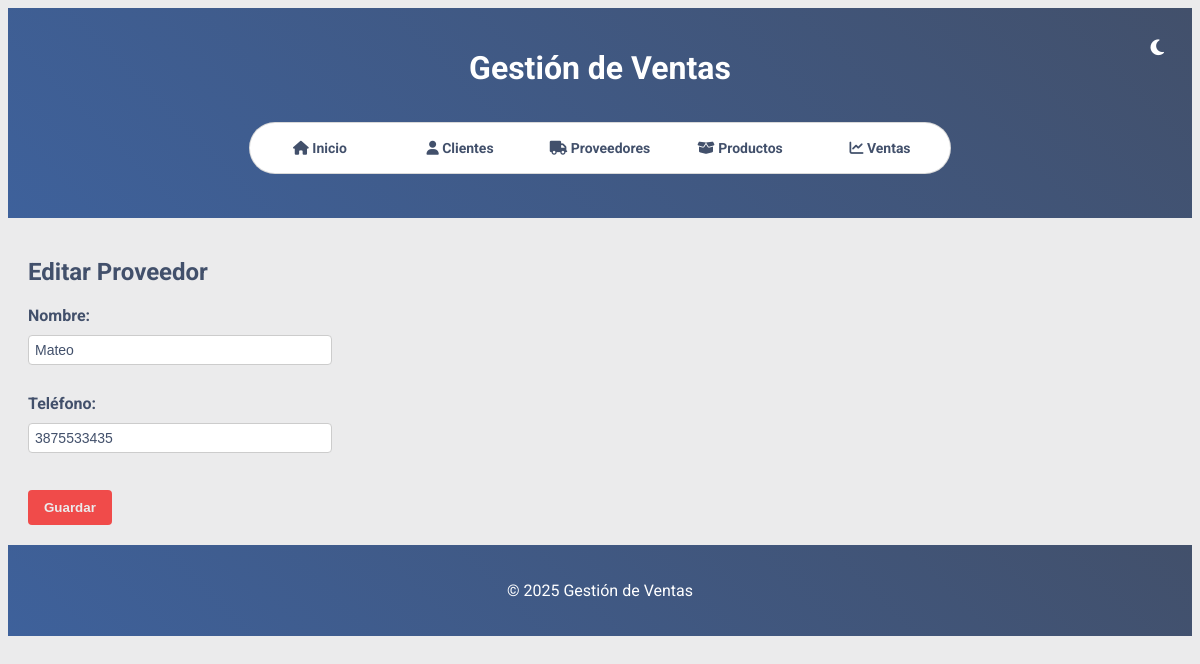
The app's page /proveedores/editar/1, older data.
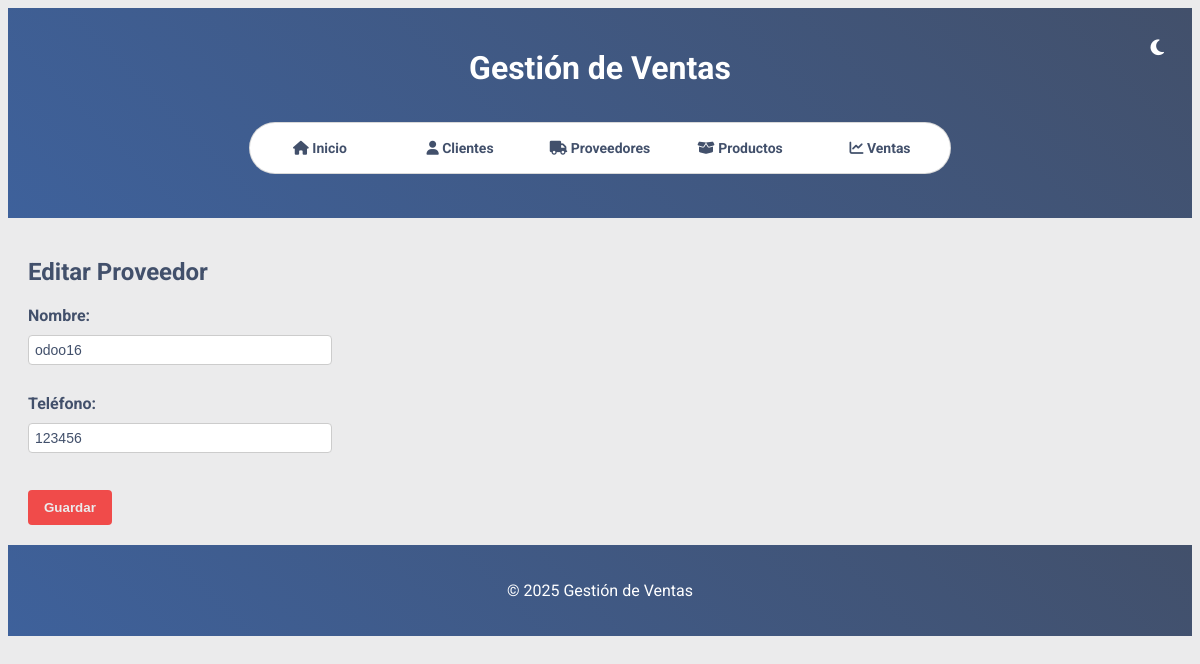
The same page, newer data.
### models/proveedor.py (models this page shows, shortened)
class Proveedor(db.Model):
    __tablename__ = 'proveedores'
    id = db.Column(db.Integer, primary_key=True)
    name = db.Column(db.String(50), nullable=False)
    telefono = db.Column(db.String(20), nullable=False)

### routes/proveedores.py (the view)
@bp.route('/editar/<int:id>', methods=['GET', 'POST'])
def editar_proveedor_view(id):
    proveedor = Proveedor.query.get_or_404(id)
    if request.method == 'POST':
        name = request.form.get('name')
        telefono = request.form.get('telefono')
        update_proveedor(id, name, telefono)
        flash('Proveedor actualizado correctamente', 'success')
        return redirect(url_for('proveedores.lista_proveedores'))
    return render_template('proveedores/editar.html', proveedor=proveedor)

### templates/proveedores/editar.html (shortened to what this page needs)
{% extends "base.html" %}
{% block content %}
<h2>Editar Proveedor</h2>
<form method="POST">
    <label for="name">Nombre:</label>
    <input type="text" name="name" id="name" value="{{ proveedor.name }}" required>
    <br><br>
    <label for="telefono">Teléfono:</label>
    <input type="text" name="telefono" id="telefono" value="{{ proveedor.telefono }}" required>
    <br><br>
    <button type="submit">Guardar</button>
</form>
{% endblock %}

Row changes from the older to the newer data that the page shows:
changed Proveedor: name "Mateo" → "odoo16"; telefono "3875533435" → "123456"
